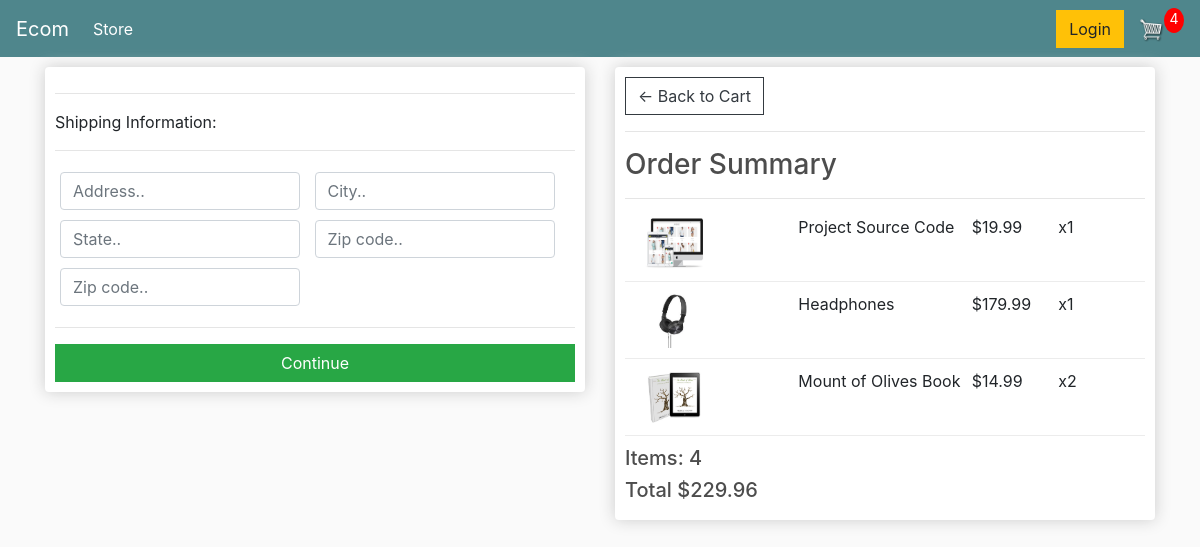
Screenshot of /checkout/ (signed in) with the database file from the repository.
### store/models.py (models this page shows, shortened)
class OrderItem(models.Model):
    product = models.ForeignKey(Product, on_delete=models.SET_NULL, null=True)
    order = models.ForeignKey(Order, on_delete=models.SET_NULL, blank=True, null=True)
    quantity = models.IntegerField(default=0, null=True, blank=True)
    date_added = models.DateTimeField(auto_now_add=True)
    @property
    def get_total(self):
        total = self.product.price * self.quantity
        return total

class Product(models.Model):
    name = models.CharField(max_length=200, null=True)
    price = models.DecimalField(max_digits=7, decimal_places=2, null=True)
    digital = models.BooleanField(default=False, null=True, blank=True)
    image = models.ImageField(null=True, blank=True,)
    @property
    def imageURL(self):
        try:
            url = self.image.url
        except:
            url = ''
        return url

class Order(models.Model):
    customer = models.ForeignKey(Customer, on_delete=models.SET_NULL, blank=True, null=True)
    date_orderd = models.DateTimeField(auto_now_add=True)
    complete = models.BooleanField(default=False, null=True, blank=False)
    transaction_id = models.CharField(max_length=200, null=True)
    @property
    def shipping(self):
        shipping = False
        orderItems = self.orderitem_set.all()
        for i in orderItems:
            if i.product.digital == False:
                shipping = True
        return shipping
    @property
    def get_cart_total(self):
        order_items = self.orderitem_set.all()
        total = sum([item.get_total for item in order_items])
        return total
    @property
    def get_cart_items(self):
        order_items = self.orderitem_set.all()
        total = sum([item.quantity for item in order_items])
        return total

### store/views.py (the view)
# urls.py: path('checkout/', views.checkout, name='checkout'),
def checkout(request):
    data = cartData(request)
    cartItems = data['cartItems']
    order = data['order']
    items = data['items']
    context = {'items': items, 'order': order, 'cartItems': cartItems}
    return render(request, 'store/checkout.html', context)

### store/utils.py (called while the page is built)
def cartData(request):
    if request.user.is_authenticated:
        customer = request.user.customer
        order, created = Order.objects.get_or_create(customer=customer, complete=False)
        items = order.orderitem_set.all()
        cartItems = order.get_cart_items
    else:
        cookieData = cookieCart(request)
        cartItems = cookieData['cartItems']
        order = cookieData['order']
        items = cookieData['items']
    return {'cartItems': cartItems, 'order': order, 'items': items}

### store/templates/store/checkout.html (shortened to what this page needs)
{% extends 'store/main.html' %}
{% load static %}
{% block content %}
    <div class="row">
        <div class="col-lg-6">
            <div class="box-element" id="form-wrapper">
                <form id="form">
                    <div id="shipping-info">
						<hr>
						<p>Shipping Information:</p>
						<hr>
						<div class="form-field">
							<input class="form-control" type="text" name="address" placeholder="Address..">
						</div>
						<div class="form-field">
							<input class="form-control" type="text" name="city" placeholder="City..">
						</div>
						<div class="form-field">
							<input class="form-control" type="text" name="state" placeholder="State..">
						</div>
						<div class="form-field">
							<input class="form-control" type="text" name="zipcode" placeholder="Zip code..">
						</div>
						<div class="form-field">
							<input class="form-control" type="text" name="country" placeholder="Zip code..">
						</div>
                    </div>
                    <hr>
                    <input id="form-button" class="btn btn-success btn-block" type="submit" value="Continue">
                </form>
            </div>
            <br>
        </div>
        <div class="col-lg-6">
            <div class="box-element">
                <a class="btn btn-outline-dark" href="{% url 'cart'%}">&#x2190; Back to Cart</a>
                <hr>
                <h3>Order Summary</h3>
                <hr>
                {% for item in items %}
                <div class="cart-row">
                    <div style="flex: 2;">
                        <img class="row-image" src="{{ item.product.imageURL }}">
                    </div>
                    <div style="flex: 2;"><p>{{ item.product.name }}</p></div>
                    <div style="flex: 1;"><p>${{ item.product.price|floatformat:2 }}</p></div>
                    <div style="flex: 1;"><p>x{{ item.quantity }}</p></div>
                </div>
                {% endfor %}
                <h5>Items: {{ order.get_cart_items }}</h5>
                <h5>Total ${{ order.get_cart_total|floatformat:2 }}</h5>
            </div>
        </div>
    </div>
{% endblock content %}

### static/css/main.css (style rules this page uses)
body { background-color: hsl(0, 0%, 98%); }
h1,h2,h3,h4,h5,h6 { color:hsl(0, 0%, 30%); }
.box-element { box-shadow:hsl(0, 0%, 80%) 0 0 16px; background-color: #fff; border-radius: 4px; padding: 10px; }
.col-lg-4, .col-lg-6, .col-lg-8, .col-lg-12 { margin-top: 10px; }
.btn { border-radius: 0; }
.row-image { width: 100px; }
.form-field { width:250px; display: inline-block; padding: 5px; }
.cart-row { display: flex; align-items: flex-stretch; padding-bottom: 10px; margin-bottom: 10px; border-bottom: 1px solid #ececec; }

### rows the page displays
OrderItem: product.imageURL (picture), product.name "Project Source Code", product.price "19.99", quantity "1"
OrderItem: product.imageURL (picture), product.name "Headphones", product.price "179.99", quantity "1"
OrderItem: product.imageURL (picture), product.name "Mount of Olives Book", product.price "14.99", quantity "2"
Order: get_cart_items "4", get_cart_total "229.96"

### other values shown
{{ cartItems }} "4"
